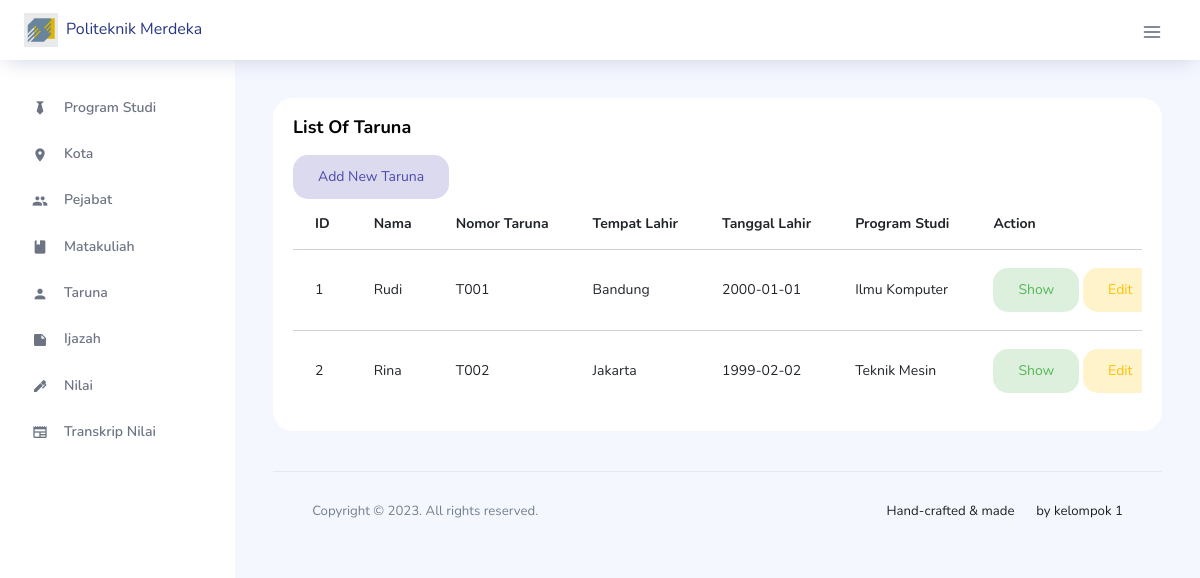
Page /index.php/taruna on the committed database.
### tables this page shows
CREATE TABLE Taruna(
    ID INT AUTO_INCREMENT,
    Nama VARCHAR(255),
    Nomor_Taruna VARCHAR(255),
    Tempat_Lahir INT,
    Tanggal_Lahir DATE,
    Program_Studi INT,
    Foto BLOB,
    PRIMARY KEY(ID),
    FOREIGN KEY (Tempat_Lahir) REFERENCES Kota(ID) ON DELETE CASCADE ON UPDATE CASCADE,
    FOREIGN KEY (Program_Studi) REFERENCES Program_Studi(ID) ON DELETE CASCADE ON UPDATE CASCADE
);

CREATE TABLE Kota(
    ID INT AUTO_INCREMENT,
    Kode_Kota VARCHAR(255),
    Nama VARCHAR(255),
    PRIMARY KEY(ID)
);

CREATE TABLE Program_Studi(
    ID INT AUTO_INCREMENT,
    Nama VARCHAR(255),
    Program_Pendidikan ENUM('Diploma III', 'Diploma IV'),
    Akreditasi ENUM('Baik','Baik Sekali','Unggul'),
    SK_Akreditasi VARCHAR(255),
    PRIMARY KEY(ID)
);

### application/controllers/Taruna.php (called while the page is built, shortened)
<?php
class Taruna extends CI_Controller {
    public function __construct() {
        $this->load->model('TarunaModel');
		$this->load->model('KotaModel');
		$this->load->model('ProgramStudiModel');
        $this->load->library('form_validation');
        $this->load->library('upload');
    }
    public function index() {
        $data['taruna'] = $this->TarunaModel->get_all_taruna();
		$data['kota'] = $this->TarunaModel->get_all_kota();
		$data['program_studi'] = $this->TarunaModel->get_all_program_studi();
        $this->load->view('taruna/index', $data);
    }
}

### index.php (called while the page is built, shortened)
<?php
require_once BASEPATH.'core/CodeIgniter.php';

### application/models/TarunaModel.php (called while the page is built, shortened)
<?php
class TarunaModel extends CI_Model {
    public function get_all_taruna() {
        $query = $this->db->get('Taruna');
        return $query->result();
    }
	public function get_all_program_studi() {
        $query = $this->db->get('Program_Studi');
        return $query->result();
    }
	public function get_all_kota() {
        $query = $this->db->get('Kota');
        return $query->result();
    }
}

### application/views/taruna/index.php (the view, shortened to what this page needs)
<div class="main-panel">
	<div class="content-wrapper">
		<div class="grid-margin stretch-card">
			<div class="card">
				<div class="card-body">
					<h4 class="card-title">List of Taruna</h4>
					<a class="btn btn-inverse-primary btn-fw" href="<?php echo base_url('taruna/create'); ?>">Add New Taruna</a>
					<div class="table-responsive">
						<table class="table table-hover">
							<thead>
								<tr>
									<th>ID</th>
									<th>Nama</th>
									<th>Nomor Taruna</th>
									<th>Tempat Lahir</th>
									<th>Tanggal Lahir</th>
									<th>Program Studi</th>
									<th>Action</th>
								</tr>
							</thead>
							<tbody>
								<?php foreach ($taruna as $t) : ?>
									<tr>
										<td><?php echo $t->ID; ?></td>
										<td><?php echo $t->Nama; ?></td>
										<td><?php echo $t->Nomor_Taruna; ?></td>
										<td>
											<?php foreach ($kota as $kt) : ?>
												<?php if ($t->Tempat_Lahir == $kt->ID) echo $kt->Nama; ?>
											<?php endforeach; ?>
										</td>
										<td><?php echo $t->Tanggal_Lahir; ?></td>
										<td>
											<?php foreach ($program_studi as $ps) : ?>
												<?php if ($t->Tempat_Lahir == $ps->ID) echo $ps->Nama; ?>
											<?php endforeach; ?>
										</td>
										<td>
											<a class="btn btn-inverse-success btn-fw" href="<?php echo base_url('taruna/show/' . $t->ID); ?>">Show</a>
											<a class="btn btn-inverse-warning btn-fw" href="<?php echo base_url('taruna/edit/' . $t->ID); ?>">Edit</a>
										</td>
									</tr>
								<?php endforeach; ?>
							</tbody>
						</table>
					</div>
				</div>
			</div>
		</div>
		<link rel="stylesheet" href="https://cdnjs.cloudflare.com/ajax/libs/sweetalert/2.1.2/sweetalert.min.css">

### rows in the picture
taruna: ID "1", Nama "Rudi", Nomor_Taruna "T001", Tanggal_Lahir "2000-01-01"
kota: Nama "Bandung"
program_studi: Nama "Ilmu Komputer"
taruna: ID "2", Nama "Rina", Nomor_Taruna "T002", Tanggal_Lahir "1999-02-02"
kota: Nama "Jakarta"
program_studi: Nama "Teknik Mesin"
